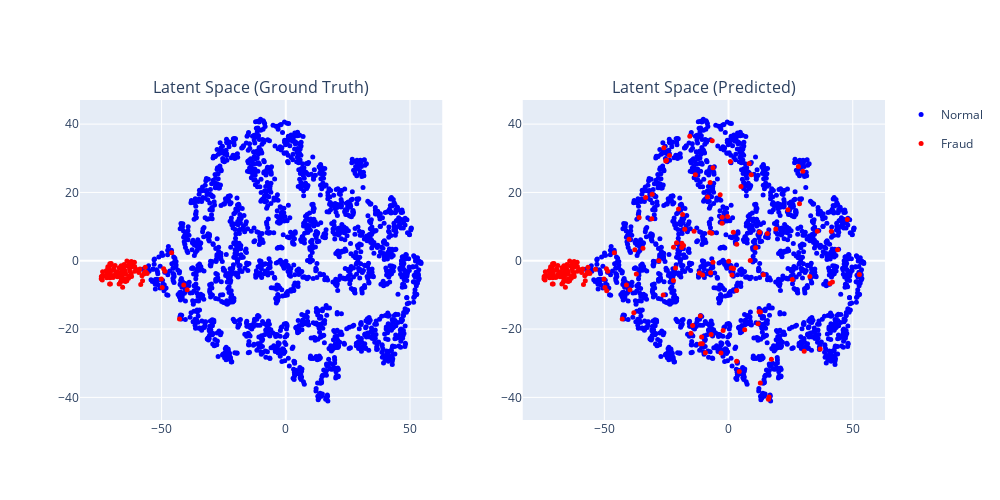
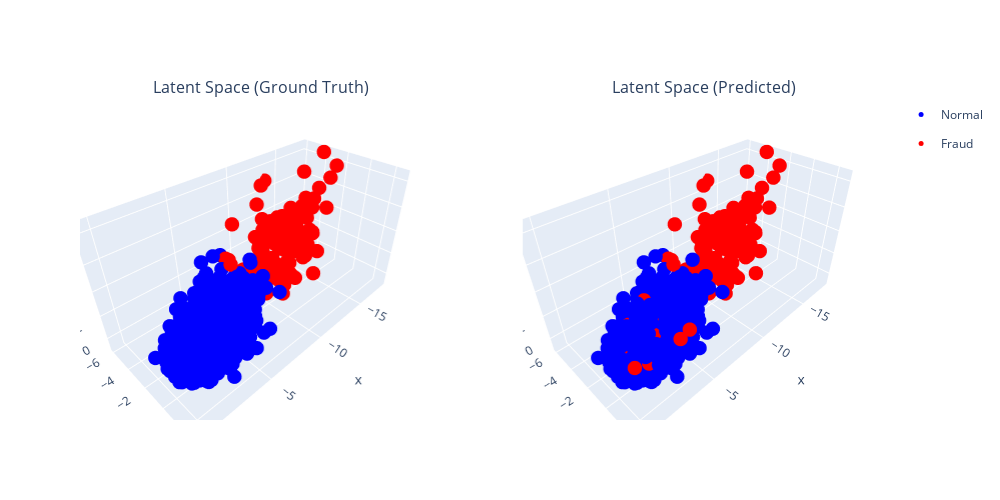

Notebook cell for these charts, in order:
### Code cell
# Step 1: Train and evaluate
trained_model, train_losses, val_losses, df_lables, res_thresholds = run_training_pipeline(
    model=model_ae,
    X_scaled_train=X_scaled_train,
    X_scaled_val=X_scaled_val,
    X_scaled_test=X_scaled_test,
    test_df=test_df,
    y_test=y_test,
    true_fraud_list=true_fraud_list,
    seed= 42,
    epochs = 20,
    checkpoint_every= 10,
    early_stopping_patience = 10,
    run_dir= "model_checkpoint",
    loss_name= "mae",
    optimizer_name = "adam"
)

# Step 2: Manual threshold selection & latent space plots
recon_error, threshold, y_pred, embeddings = run_threshold_and_plot_pipeline(
    trained_model=trained_model,
    X_scaled_test=X_scaled_test,
    test_df=test_df,
    y_test=y_test,
    threshold_percentile=95,
    hover_col='sales_id'
)

### Figure 1 — Plotly figure (JSON) as saved in the notebook; plotly's stock layout.template omitted (floating-point values rounded to 4 significant figures; data arrays with more than 128 entries replaced by an {"elided": "..."} marker saying what was removed)
{"data": [{"hoverinfo": "text+name", "hovertext": {"elided": "1905 str values"}, "legendgroup": "Normal", "marker": {"color": "blue", "size": 5}, "mode": "markers", "name": "Normal", "showlegend": true, "type": "scatter", "x": {"elided": "1905 float values"}, "xaxis": "x", "y": {"elided": "1905 float values"}, "yaxis": "y"}, {"hoverinfo": "text+name", "hovertext": ["8479 (Class: Fraud)", "3067 (Class: Fraud)", "9337 (Class: Fraud)", "8144 (Class: Fraud)", "2736 (Class: Fraud)", "932 (Class: Fraud)", "1425 (Class: Fraud)", "1348 (Class: Fraud)", "9841 (Class: Fraud)", "6959 (Class: Fraud)", "9164 (Class: Fraud)", "3649 (Class: Fraud)", "2906 (Class: Fraud)", "675 (Class: Fraud)", "4203 (Class: Fraud)", "6227 (Class: Fraud)", "3803 (Class: Fraud)", "2636 (Class: Fraud)", "2109 (Class: Fraud)", "7543 (Class: Fraud)", "5365 (Class: Fraud)", "2733 (Class: Fraud)", "4743 (Class: Fraud)", "5443 (Class: Fraud)", "8909 (Class: Fraud)", "9762 (Class: Fraud)", "5944 (Class: Fraud)", "6839 (Class: Fraud)", "6559 (Class: Fraud)", "1638 (Class: Fraud)", "9978 (Class: Fraud)", "2963 (Class: Fraud)", "5975 (Class: Fraud)", "5334 (Class: Fraud)", "5898 (Class: Fraud)", "2836 (Class: Fraud)", "4462 (Class: Fraud)", "3443 (Class: Fraud)", "6378 (Class: Fraud)", "6292 (Class: Fraud)", "3714 (Class: Fraud)", "9972 (Class: Fraud)", "5402 (Class: Fraud)", "2200 (Class: Fraud)", "1954 (Class: Fraud)", "5711 (Class: Fraud)", "8086 (Class: Fraud)", "3059 (Class: Fraud)", "4699 (Class: Fraud)", "5459 (Class: Fraud)", "2503 (Class: Fraud)", "2803 (Class: Fraud)", "1171 (Class: Fraud)", "8427 (Class: Fraud)", "1996 (Class: Fraud)", "1800 (Class: Fraud)", "3055 (Class: Fraud)", "1466 (Class: Fraud)", "518 (Class: Fraud)", "4036 (Class: Fraud)", "3846 (Class: Fraud)", "810 (Class: Fraud)", "5344 (Class: Fraud)", "7633 (Class: Fraud)", "2122 (Class: Fraud)", "464 (Class: Fraud)", "2460 (Class: Fraud)", "8929 (Class: Fraud)", "261 (Class: Fraud)", "6326 (Class: Fraud)", "8132 (Class: Fraud)", "411 (Class: Fraud)", "3696 (Class: Fraud)", "475 (Class: Fraud)", "4840 (Class: Fraud)", "1011 (Class: Fraud)", "8516 (Class: Fraud)", "3402 (Class: Fraud)", "4966 (Class: Fraud)", "7295 (Class: Fraud)", "9768 (Class: Fraud)", "412 (Class: Fraud)", "6117 (Class: Fraud)", "2798 (Class: Fraud)", "9777 (Class: Fraud)", "1715 (Class: Fraud)", "6051 (Class: Fraud)", "7225 (Class: Fraud)", "5286 (Class: Fraud)", "8616 (Class: Fraud)", "8458 (Class: Fraud)", "9129 (Class: Fraud)", "8160 (Class: Fraud)", "3506 (Class: Fraud)", "1440 (Class: Fraud)"], "legendgroup": "Fraud", "marker": {"color": "red", "size": 5}, "mode": "markers", "name": "Fraud", "showlegend": true, "type": "scatter", "x": [-70.84, -65.07, -49.16, -64.64, -55.81, -60.0, -64.49, -39.69, -72.04, -62.74, -74.24, -59.13, -56.81, -62.9, -61.84, -62.77, -48.63, -71.62, -60.93, -62.1, -65.68, -60.84, -69.88, -67.82, -70.63, -71.03, -69.52, -65.26, -70.41, -68.72, -73.75, -58.39, -57.16, -69.23, -67.74, -73.87, -61.67, -66.28, -63.18, -66.28, -71.46, -71.74, -70.59, -62.14, -57.66, -64.28, -73.45, -70.28, -65.52, -66.06, -64.53, -71.58, -45.96, -56.6, -69.09, -66.57, -70.93, -63.02, -66.59, -67.65, -72.19, -50.09, -63.95, -70.76, -70.52, -62.21, -65.28, -42.79, -71.56, -62.5, -64.83, -60.8, -57.88, -58.7, -67.08, -68.59, -67.06, -72.53, -72.28, -74.29, -41.08, -66.96, -73.87, -63.98, -66.01, -56.37, -61.59, -63.77, -65.43, -70.62, -66.28, -66.08, -49.73, -70.97, -63.3], "xaxis": "x", "y": [-0.8533, -1.122, -2.324, -3.277, -3.748, -2.577, -3.89, -8.46, -5.001, -0.4112, -4.582, -3.412, -3.274, -2.392, -1.788, -3.118, -3.104, -1.738, -0.4078, -4.621, -7.759, -1.657, -4.679, -4.72, -3.533, -2.358, -4.895, -5.873, -1.276, -1.403, -3.219, -6.976, -3.901, -2.345, -3.231, -4.479, -1.185, -5.807, -4.527, -2.166, -3.925, -3.359, -6.827, -0.206, -5.842, -5.243, -4.334, -0.8326, -3.192, -4.833, -6.086, -2.28, 2.373, -1.886, -2.791, -3.655, -6.842, -0.9634, -6.376, -3.813, -4.077, -5.375, -0.05349, -4.982, -4.136, -3.781, -2.199, -17.08, -4.754, -1.791, -2.783, -3.075, -4.409, -2.411, -6.827, -3.971, -2.086, -4.541, -2.925, -5.287, -7.074, -4.703, -5.604, -5.822, -2.756, -3.329, -0.6644, -1.436, -4.047, -3.017, -1.448, -5.422, -7.856, -4.111, -5.135], "yaxis": "y"}, {"hoverinfo": "text+name", "hovertext": {"elided": "1809 str values"}, "legendgroup": "Normal", "marker": {"color": "blue", "size": 5}, "mode": "markers", "name": "Normal", "showlegend": false, "type": "scatter", "x": {"elided": "1809 float values"}, "xaxis": "x2", "y": {"elided": "1809 float values"}, "yaxis": "y2"}, {"hoverinfo": "text+name", "hovertext": {"elided": "191 str values"}, "legendgroup": "Fraud", "marker": {"color": "red", "size": 5}, "mode": "markers", "name": "Fraud", "showlegend": false, "type": "scatter", "x": {"elided": "191 float values"}, "xaxis": "x2", "y": {"elided": "191 float values"}, "yaxis": "y2"}], "layout": {"annotations": [{"font": {"size": 16}, "showarrow": false, "text": "Latent Space (Ground Truth)", "x": 0.225, "xanchor": "center", "xref": "paper", "y": 1, "yanchor": "bottom", "yref": "paper"}, {"font": {"size": 16}, "showarrow": false, "text": "Latent Space (Predicted)", "x": 0.775, "xanchor": "center", "xref": "paper", "y": 1, "yanchor": "bottom", "yref": "paper"}], "height": 500, "width": 1000, "xaxis": {"anchor": "y", "domain": [0, 0.45]}, "xaxis2": {"anchor": "y2", "domain": [0.55, 1]}, "yaxis": {"anchor": "x", "domain": [0, 1]}, "yaxis2": {"anchor": "x2", "domain": [0, 1]}}}

### Figure 2 — Plotly figure (JSON) as saved in the notebook; plotly's stock layout.template omitted (floating-point values rounded to 4 significant figures; data arrays with more than 128 entries replaced by an {"elided": "..."} marker saying what was removed)
{"data": [{"hoverinfo": "text+name", "hovertext": {"elided": "1905 str values"}, "legendgroup": "Normal", "marker": {"color": "blue", "size": 5}, "mode": "markers", "name": "Normal", "scene": "scene", "showlegend": true, "type": "scatter3d", "x": {"elided": "1905 float values"}, "y": {"elided": "1905 float values"}, "z": {"elided": "1905 float values"}}, {"hoverinfo": "text+name", "hovertext": ["8479 (Class: Fraud)", "3067 (Class: Fraud)", "9337 (Class: Fraud)", "8144 (Class: Fraud)", "2736 (Class: Fraud)", "932 (Class: Fraud)", "1425 (Class: Fraud)", "1348 (Class: Fraud)", "9841 (Class: Fraud)", "6959 (Class: Fraud)", "9164 (Class: Fraud)", "3649 (Class: Fraud)", "2906 (Class: Fraud)", "675 (Class: Fraud)", "4203 (Class: Fraud)", "6227 (Class: Fraud)", "3803 (Class: Fraud)", "2636 (Class: Fraud)", "2109 (Class: Fraud)", "7543 (Class: Fraud)", "5365 (Class: Fraud)", "2733 (Class: Fraud)", "4743 (Class: Fraud)", "5443 (Class: Fraud)", "8909 (Class: Fraud)", "9762 (Class: Fraud)", "5944 (Class: Fraud)", "6839 (Class: Fraud)", "6559 (Class: Fraud)", "1638 (Class: Fraud)", "9978 (Class: Fraud)", "2963 (Class: Fraud)", "5975 (Class: Fraud)", "5334 (Class: Fraud)", "5898 (Class: Fraud)", "2836 (Class: Fraud)", "4462 (Class: Fraud)", "3443 (Class: Fraud)", "6378 (Class: Fraud)", "6292 (Class: Fraud)", "3714 (Class: Fraud)", "9972 (Class: Fraud)", "5402 (Class: Fraud)", "2200 (Class: Fraud)", "1954 (Class: Fraud)", "5711 (Class: Fraud)", "8086 (Class: Fraud)", "3059 (Class: Fraud)", "4699 (Class: Fraud)", "5459 (Class: Fraud)", "2503 (Class: Fraud)", "2803 (Class: Fraud)", "1171 (Class: Fraud)", "8427 (Class: Fraud)", "1996 (Class: Fraud)", "1800 (Class: Fraud)", "3055 (Class: Fraud)", "1466 (Class: Fraud)", "518 (Class: Fraud)", "4036 (Class: Fraud)", "3846 (Class: Fraud)", "810 (Class: Fraud)", "5344 (Class: Fraud)", "7633 (Class: Fraud)", "2122 (Class: Fraud)", "464 (Class: Fraud)", "2460 (Class: Fraud)", "8929 (Class: Fraud)", "261 (Class: Fraud)", "6326 (Class: Fraud)", "8132 (Class: Fraud)", "411 (Class: Fraud)", "3696 (Class: Fraud)", "475 (Class: Fraud)", "4840 (Class: Fraud)", "1011 (Class: Fraud)", "8516 (Class: Fraud)", "3402 (Class: Fraud)", "4966 (Class: Fraud)", "7295 (Class: Fraud)", "9768 (Class: Fraud)", "412 (Class: Fraud)", "6117 (Class: Fraud)", "2798 (Class: Fraud)", "9777 (Class: Fraud)", "1715 (Class: Fraud)", "6051 (Class: Fraud)", "7225 (Class: Fraud)", "5286 (Class: Fraud)", "8616 (Class: Fraud)", "8458 (Class: Fraud)", "9129 (Class: Fraud)", "8160 (Class: Fraud)", "3506 (Class: Fraud)", "1440 (Class: Fraud)"], "legendgroup": "Fraud", "marker": {"color": "red", "size": 5}, "mode": "markers", "name": "Fraud", "scene": "scene", "showlegend": true, "type": "scatter3d", "x": [-13.28, -10.74, -6.187, -10.11, -7.287, -8.626, -9.623, -5.31, -13.37, -10.12, -16.52, -8.327, -7.398, -9.798, -9.433, -9.462, -6.493, -14.21, -8.848, -8.654, -9.39, -8.721, -12.1, -11.31, -13.14, -13.18, -11.81, -9.388, -13.36, -11.87, -17.08, -8.469, -7.593, -11.95, -10.81, -16.06, -9.386, -10.07, -9.349, -11.12, -12.98, -13.7, -12.28, -9.454, -7.925, -9.107, -15.57, -13.09, -10.46, -10.21, -9.085, -13.83, -5.353, -7.674, -11.94, -10.84, -13.48, -10.41, -10.16, -10.87, -13.78, -5.833, -11.03, -12.55, -12.64, -9.01, -10.59, -6.696, -13.06, -9.57, -10.21, -9.052, -7.895, -8.028, -10.22, -11.68, -11.65, -14.04, -14.34, -17.92, -5.057, -10.59, -17.03, -8.647, -10.61, -7.409, -9.436, -10.58, -10.07, -12.97, -11.42, -10.08, -6.3, -13.06, -9.175], "y": [-0.334, 0.3573, -1.783, -1.268, -1.089, 0.1855, -0.7982, -1.163, -1.801, 0.2997, -1.626, -0.9435, -0.857, -1.277, -1.118, -1.546, -2.654, -1.556, 0.3437, -1.619, -5.273, -0.873, -2.866, -1.267, -2.905, -0.8267, -3.041, -2.128, -2.02, -1.224, -2.509, -4.763, -1.244, -4.254, -2.362, -1.739, -0.5596, -2.104, -2.084, -0.4809, -1.27, -1.851, -5.198, 0.6681, -2.566, -1.669, -2.311, -1.256, -1.11, -1.001, -2.549, -1.569, -0.4838, -0.07744, -2.246, -1.323, -6.018, -0.4743, -2.953, -2.445, -1.482, -0.8207, 1.119, -2.451, -1.917, -0.8503, -0.5557, -2.518, -1.824, -0.4466, -0.8066, 0.4161, -1.627, 0.01735, -3.537, -1.546, -0.5476, -1.561, -2.474, -3.875, -1.248, -2.165, -4.995, -1.748, -0.3437, -0.9083, -0.08167, -0.6682, -1.103, -2.148, 0.1598, -1.874, -0.7734, -2.456, -2.308], "z": [3.049, 4.087, 4.714, 4.319, 2.312, 3.919, 4.893, 2.686, 6.848, 2.638, 8.396, 3.6, 3.418, 3.22, 2.551, 3.445, 4.583, 3.678, 2.018, 4.069, 4.898, 2.67, 5.457, 5.902, 4.842, 4.532, 5.404, 5.754, 2.522, 3.315, 4.446, 2.432, 3.423, 2.992, 3.926, 7.567, 2.387, 6.151, 4.021, 4.692, 5.615, 5.188, 7.043, 3.307, 2.995, 5.118, 6.727, 2.281, 4.539, 6.305, 5.14, 4.126, 3.599, 2.482, 3.872, 5.067, 6.807, 2.514, 5.944, 4.515, 6.058, 3.212, 2.988, 6.113, 5.42, 4.288, 4.308, 1.301, 6.32, 3.372, 4.38, 4.606, 3.659, 3.732, 6.827, 5.137, 4.86, 6.649, 4.717, 8.487, 3.008, 5.173, 6.802, 5.339, 5.205, 2.976, 2.185, 3.187, 5.161, 4.502, 4.716, 5.903, 2.474, 5.378, 4.304]}, {"hoverinfo": "text+name", "hovertext": {"elided": "1809 str values"}, "legendgroup": "Normal", "marker": {"color": "blue", "size": 5}, "mode": "markers", "name": "Normal", "scene": "scene2", "showlegend": false, "type": "scatter3d", "x": {"elided": "1809 float values"}, "y": {"elided": "1809 float values"}, "z": {"elided": "1809 float values"}}, {"hoverinfo": "text+name", "hovertext": {"elided": "191 str values"}, "legendgroup": "Fraud", "marker": {"color": "red", "size": 5}, "mode": "markers", "name": "Fraud", "scene": "scene2", "showlegend": false, "type": "scatter3d", "x": {"elided": "191 float values"}, "y": {"elided": "191 float values"}, "z": {"elided": "191 float values"}}], "layout": {"annotations": [{"font": {"size": 16}, "showarrow": false, "text": "Latent Space (Ground Truth)", "x": 0.225, "xanchor": "center", "xref": "paper", "y": 1, "yanchor": "bottom", "yref": "paper"}, {"font": {"size": 16}, "showarrow": false, "text": "Latent Space (Predicted)", "x": 0.775, "xanchor": "center", "xref": "paper", "y": 1, "yanchor": "bottom", "yref": "paper"}], "height": 500, "scene": {"domain": {"x": [0, 0.45], "y": [0, 1]}}, "scene2": {"domain": {"x": [0.55, 1], "y": [0, 1]}}, "width": 1000}}
